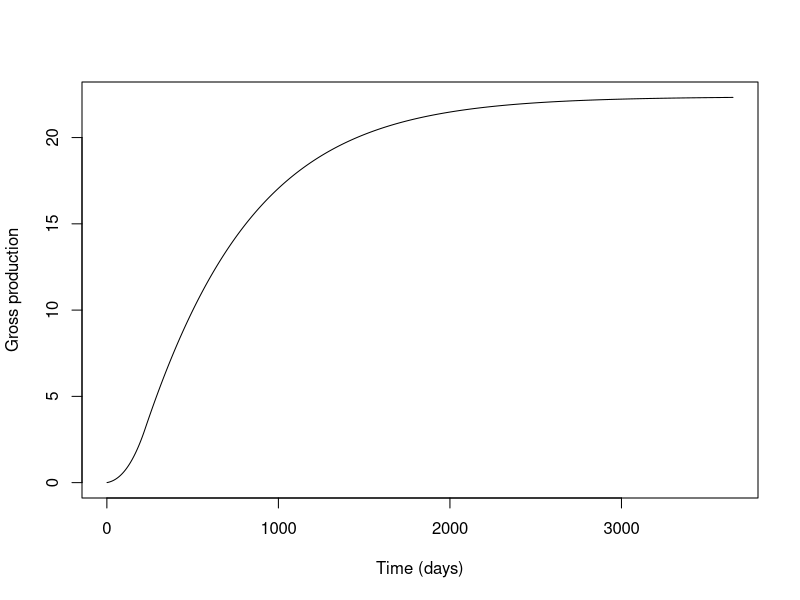

This chart was generated by the following R code:
#-------------------------------------------------------------------------------
# FUNCTIONS TO MODEL BIOMASS ACCUMULATION
#-------------------------------------------------------------------------------

set.seed(2023)


pred_B <- function(GR = NULL, N0 = NULL, M_ref = NULL, L_ref = NULL,
                   Lm = NULL, K = NULL,  Linf = NULL, t0 = NULL,
                   a = NULL, b = NULL, L0 = NULL, K_sup = NULL,
                   t.steps = NULL, plot = FALSE) {
  
  # growth is assumed to follow a linear trajectory at the juvenile phase
  # and a von Bertalanffy type after maturation
  L <- rep(NA, t.steps)
  L_prior <- rep(NA, t.steps)
  for(t in 2:length(L)) {
    
    L_prior[1] <- L0
    L_prior[t] <- L_prior[t-1]+GR
    
  }
  
  for (t in 1:length(L)) {
    
    L[t] <- ifelse(L_prior[t] < Lm,
                   L_prior[t]*1,
                   (Linf*(1-exp(- (K/365) *(t- (t0/365))))))
    
  }
  
  
  L_VB <- rep(NA, t.steps)
  for(t in 1:length(L_VB)) {
    
    L_VB[t] <- Linf*(1-exp(-(K/365)*(t - (t0/365))))
    
  }
  
  breakpoint <- c(which.min(abs(Lm-L_prior))) # find value closest to breakpoint Lm
  corr.point <- c(which.min(abs(L_prior[breakpoint]-L_VB)))
  
  L_corr <- rep(NA, t.steps)
  for(t in 1:length(L_corr)) {
    
    #apply a correction factor to make VB growth continue from the last point
    L_corr[t] <- ifelse(L_prior[t] < Lm,
                        L_prior[t],
                        L_VB[t] + (Lm - L_VB[breakpoint+1] ))
    
  }
  
  # estimation of mortality
  # mortality is size-dependent and is calculated based on known values for a given length
  M <- rep(NA, t.steps)
  for(t in 1:length(M)) {
    
    M[t] <- (M_ref/365)*(L_ref/L_corr[t])
    
  }
  
  # estimation of numbers at age
  N <- rep(NA, t.steps)
  for(t in 2:length(N)) {
    
    N[1] <- N0
    N[t] <- N[t-1]*exp(-M[t])
    
  }
  
  
  # calculate biomass at size
  B <- rep(NA, t.steps)
  for(t in 1:length(B)) {
    
    B[t] <- (a*L_corr[t])^b
    
  }
  
  # calculate cohort biomass
  CB <-rep(NA, t.steps)
  for(t in 1:length(CB)) {
    
    CB[t] <- N[t] * B[t]
    
  }
  
  P_acc <- cumsum(CB) # derived quantities
  GP_max <- max(P_acc)
  
  
  P_accK <- rep(NA, t.steps)
  for(t in 1:length(P_accK)) {
    
    P_accK[t] <- P_acc[t]*(1-P_acc[t]/K_sup)
    
  }
  
  if (plot == TRUE) {
    
    plot(P_acc, xlab = "Time (days)",
         ylab = "Gross production", type = "l")
    
  }
  
  vars <- data.frame(L_VB, L_corr, N, B, CB, P_acc)
  names(vars) <- c("LVB", "Pred_size", "Nt", "B", "CB", "GP")
  
  output <- list(vars, GP_max)
  names(output) <- c("sim_values", "final_GP")
  
  return(output)
  
}



a <- pred_B(GR = 0.5, M_ref = 1.6, L_ref = 131.5, Lm = 131.5, K = 0.33, Linf = 219,
            t0 = -1.1, t.steps = 365*10, L0 = 20, N0 = 0.4, a = 0.0064, b = 2.6, plot = TRUE, K_sup = 10)


